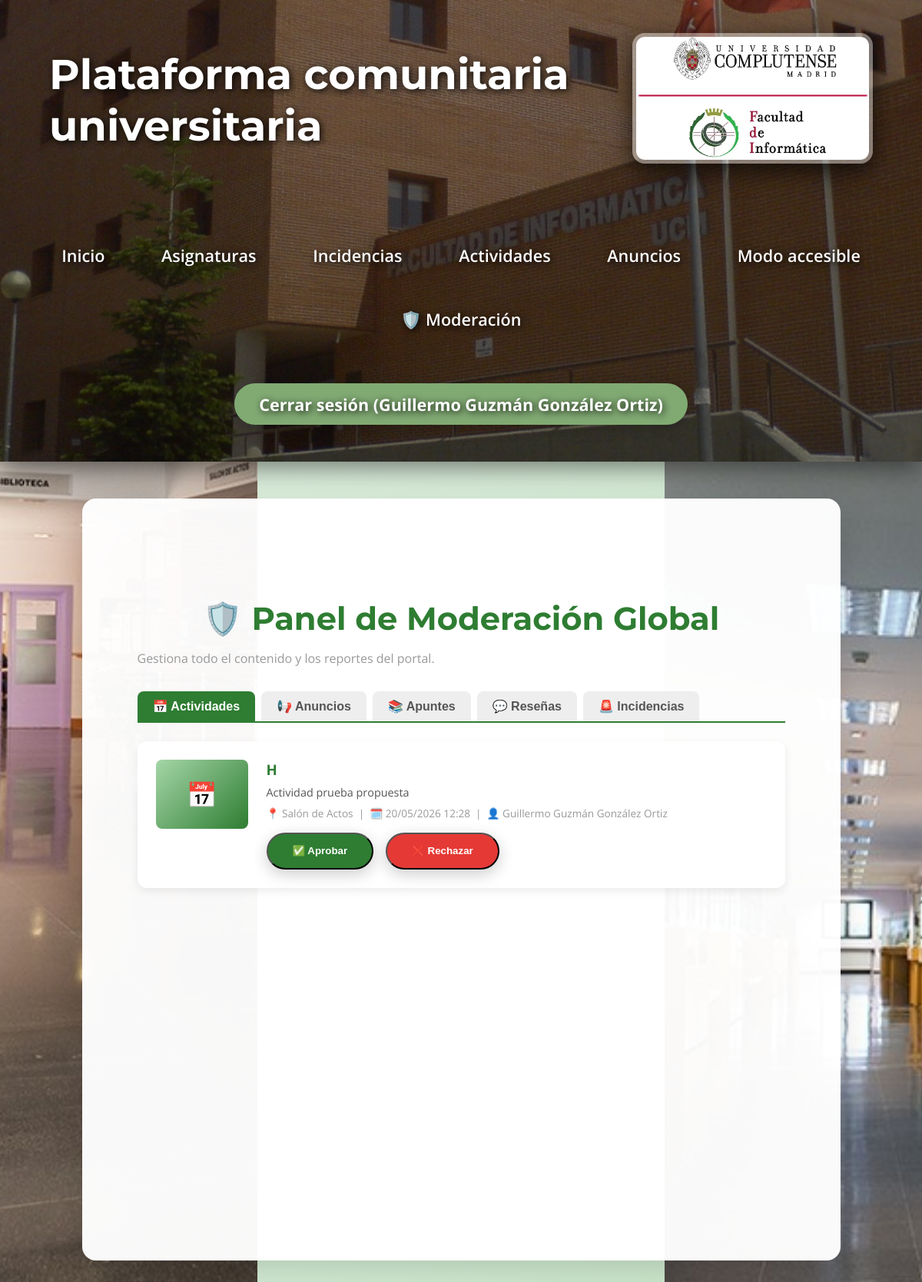
Page /moderacion (signed in) on the committed database.
### models.py (models this page shows, shortened)
class User(UserMixin, db.Model):
    __tablename__ = "users"
    id = db.Column(db.Integer, primary_key=True)
    email = db.Column(db.String(120), unique=True, nullable=False)
    name = db.Column(db.String(100), nullable=False)
    role = db.Column(db.String(20), nullable=False, default="estudiante")
    password_hash = db.Column(db.String(200), nullable=True)

class Activity(db.Model):
    __tablename__ = "activities"
    id = db.Column(db.Integer, primary_key=True)
    title = db.Column(db.String(200), nullable=False)
    description = db.Column(db.Text, nullable=False)
    date = db.Column(db.DateTime, nullable=False)
    location = db.Column(db.String(200), nullable=False)
    image_filename = db.Column(db.String(255), nullable=True)
    capacity = db.Column(db.Integer, nullable=True)
    status = db.Column(db.String(20), nullable=False, default="pendiente")  # pendiente / aprobada / rechazada
    created_at = db.Column(db.DateTime, default=datetime.utcnow)
    user_id = db.Column(db.Integer, db.ForeignKey("users.id"), nullable=False)
    user = db.relationship("User", backref="activities")
    registrations = db.relationship("ActivityRegistration", backref="activity", lazy=True, cascade="all, delete-orphan")
    likes = db.relationship("ActivityLike", backref="activity", lazy=True, cascade="all, delete-orphan")
    comments = db.relationship("ActivityComment", backref="activity", lazy=True, cascade="all, delete-orphan")

### app.py (the view)
@app.route("/moderacion")
@login_required
def moderation_panel():
    if current_user.role != 'admin':
        abort(403)
    pendientes_actividades = Activity.query.filter_by(status='pendiente').order_by(Activity.created_at.desc()).all()
    pendientes_anuncios = Announcement.query.filter_by(status='pendiente').order_by(Announcement.created_at.desc()).all()
    pendientes_docs = Document.query.filter_by(status='pendiente').order_by(Document.uploaded_at.desc()).all()
    pendientes_reviews = Review.query.filter_by(status='pendiente').order_by(Review.created_at.desc()).all()
    incidencias_abiertas = Incident.query.filter(Incident.status != 'Cerrada').order_by(Incident.created_at.desc()).all()
    return render_template("moderation.html",
                           actividades=pendientes_actividades,
                           anuncios=pendientes_anuncios,
                           documentos=pendientes_docs,
                           resenas=pendientes_reviews,
                           incidencias=incidencias_abiertas)

### app.py (called while the page is built)
@login_manager.user_loader
def load_user(user_id):
    return db.session.get(User, int(user_id))

### templates/moderation.html (shortened to what this page needs)
{% extends "base.html" %}
{% block custom_css %}
<link rel="stylesheet" href="{{ url_for('static', filename='css/moderation.css') }}">
{% endblock %}
{% block content %}
<div class="tab-container">
    <h2 style="color: #2e7d32; margin-bottom: 0.5rem;">🛡️ Panel de Moderación Global</h2>
    <p style="color: #999; margin-bottom: 2rem;">Gestiona todo el contenido y los reportes del portal.</p>
    <div class="tab-buttons">
        <button class="tab-btn active" onclick="openTab('actividades', this)">📅 Actividades</button>
        <button class="tab-btn" onclick="openTab('anuncios', this)">📢 Anuncios</button>
        <button class="tab-btn" onclick="openTab('apuntes', this)">📚 Apuntes</button>
        <button class="tab-btn" onclick="openTab('resenas', this)">💬 Reseñas</button>
        <button class="tab-btn" onclick="openTab('incidencias', this)">🚨 Incidencias</button>
    </div>
    <div id="actividades" class="tab-content active">
        {% if actividades %}
            {% for activity in actividades %}
            <div class="card-mod" style="display: flex; gap: 1.5rem; align-items: flex-start;">
                {% if activity.image_filename %}
                    <img src="{{ url_for('static', filename='uploads/activities/' + activity.image_filename) }}" style="width: 120px; height: 90px; object-fit: cover; border-radius: 8px; flex-shrink: 0;">
                {% else %}
                    <div style="width: 120px; height: 90px; background: linear-gradient(135deg, #a5d6a7, #2e7d32); border-radius: 8px; display: flex; align-items: center; justify-content: center; font-size: 2rem; flex-shrink: 0;">📅</div>
                {% endif %}
                <div style="flex: 1;">
                    <h3 style="margin: 0 0 0.5rem 0; color: #2e7d32;">{{ activity.title }}</h3>
                    <p style="color: #555; margin: 0 0 0.5rem 0; font-size: 0.9rem;">{{ activity.description }}</p>
                    <p style="color: #999; font-size: 0.85rem; margin: 0 0 0.5rem 0;">
                        📍 {{ activity.location }} &nbsp;|&nbsp; 🗓️ {{ activity.date.strftime('%d/%m/%Y %H:%M') }} &nbsp;|&nbsp; 👤 {{ activity.user.name }}
                    </p>
                    <div style="display: flex; gap: 1rem; margin-top: 1rem;">
                        <form method="post" action="{{ url_for('activities.activity_moderar', activity_id=activity.id) }}">
                            <button type="submit" class="btn-create">✅ Aprobar</button>
                        </form>
                        <form method="post" action="{{ url_for('activities.activity_moderar', activity_id=activity.id) }}">
                            <button type="submit" class="btn-create" style="background: #e53935;">❌ Rechazar</button>
                        </form>
                    </div>
                </div>
            </div>
            {% endfor %}
        {% else %}
            <div style="text-align: center; padding: 3rem; color: #999;"><p style="font-size: 3rem;">✅</p><p>No hay actividades pendientes.</p></div>
        {% endif %}
    </div>
</div>
{% endblock %}

### templates/base.html (shortened to what this page needs)
<!DOCTYPE html>
<html lang="es">
<head>
    <link rel="stylesheet" href="{{ url_for('static', filename='css/global.css') }}?v=2">
    {% block custom_css %}{% endblock %}
</head>
<body>
    <header class="main-header">
        <div class="header-content">
            <h1>Plataforma comunitaria universitaria</h1>
            <a href="https://informatica.ucm.es" target="_blank">
                <img src="{{ url_for('static', filename='img/ucm.jpg') }}" alt="Facultad de Informática UCM" class="header-logo">
            </a>
        </div>
        <nav class="main-nav">
            <div class="nav-links">
                <a href="{{ url_for('home') }}">Inicio</a>
                <a href="{{ url_for('subjects.list_subjects') }}">Asignaturas</a>
                <a href="{{ url_for('incidents') }}">Incidencias</a>
                <a href="{{ url_for('activities.activities_list') }}">Actividades</a>
                <a href="{{ url_for('ads') }}">Anuncios</a>
                <a href="{{ url_for('accessible_mode') }}">Modo accesible</a>
                {% if current_user.is_authenticated and current_user.role == 'admin' %}
                    <a href="{{ url_for('moderation_panel') }}">🛡️ Moderación</a>
                {% endif %}
            </div>
            <div class="auth-links">
                {% if current_user.is_authenticated %}
                    <a href="{{ url_for('logout') }}">Cerrar sesión ({{ current_user.name }})</a>
                {% else %}
                    <a href="{{ url_for('login') }}">Iniciar sesión</a>
                {% endif %}
            </div>
        </nav>
    </header>
    <main>
        {% block content %}{% endblock %}
    </main>
</body>
</html>

### static/css/global.css (style rules this page uses)
body { font-family: 'Open Sans', sans-serif; background: linear-gradient(135deg, #e8f5e8 0%, #c8e6c9 100%); margin: 0; padding: 0; min-height: 100vh; color: #2e7d32; }
header h1, header nav a, header .auth-links a { color: rgb(255, 255, 255) !important; text-shadow: 2px 2px 10px rgba(0,0,0,0.9); position: relative; z-index: 2; }
header h1 { font-family: 'Montserrat', sans-serif; font-size: 3.4rem; font-weight: 700; margin: 0; }
nav { margin-top: 2rem; font-size: 1.35rem; display: flex; justify-content: center; align-items: center; flex-wrap: wrap; gap: 2.2rem; }
nav a { color: #e8f5e8; text-decoration: none; font-weight: 600; padding: 0.6rem 1.2rem; border-radius: 10px; transition: all 0.3s; }
.auth-links { display: flex; gap: 1.2rem; }
.auth-links a { background: rgb(129, 170, 115); color: #1b5e20; padding: 0.8rem 2rem; border-radius: 50px; font-weight: bold; box-shadow: 0 6px 18px rgba(0,0,0,0.2); transition: all 0.3s; }
header img { transition: all 0.4s ease; border: 4px solid rgba(255,255,255,0.3); border-radius: 16px; }
main { max-width: 875px; margin: 3rem auto; background: rgba(255,255,255,0.97); padding: 6rem 3.5rem; min-height: 100vh; border-radius: 18px; box-shadow: 0 12px 40px rgba(0,0,0,0.15); }
h2 { color: #1b5e20; font-family: 'Montserrat', sans-serif; font-size: 2.6rem; text-align: center; margin-bottom: 1.5rem; }
.btn-create { background: #2e7d32; color: white; padding: 0.9rem 2rem; border-radius: 50px; text-decoration: none; font-weight: bold; box-shadow: 0 6px 20px rgba(0,0,0,0.2); transition: all 0.3s; }
body::before, body::after { content: ""; position: fixed; top: 0; width: 335px; height: 100%; background-repeat: no-repeat; background-position: center top; background-size: cover; z-index: 0; }
body::before { left: 0; background-image: url('../img/hall.jpg'); }
body::after { right: 0; background-image: url('../img/pasillo.jpg'); }
main, header, nav { position: relative; z-index: 1; }
.main-header { background: linear-gradient(rgba(0,0,0,0.45), rgba(0,0,0,0.55)), url('../img/ucm2.jpg') center top / cover no-repeat; min-height: 420px; padding: 0; position: relative; box-shadow: 0 8px 32px rgba(0,0,0,0.5); }
.header-content { display: flex; justify-content: space-between; align-items: center; padding: 2.5rem 4rem; background: transparent; height: 180px; position: relative; z-index: 2; }
.header-logo { height: 160px; width: auto; border-radius: 16px; box-shadow: 0 10px 30px rgba(0,0,0,0.7); border: 5px solid rgba(255,255,255,0.4); }
.main-nav { text-align: center; padding: 1rem 0 3rem 0; position: relative; z-index: 2; }
.nav-links { display: inline-flex; gap: 2.2rem; flex-wrap: wrap; justify-content: center; }
.auth-links { margin-top: 1.5rem; }

### static/css/moderation.css (style rules this page uses)
.tab-container { max-width: 900px; margin: 2rem auto; padding: 0 1rem; }
.tab-buttons { display: flex; gap: 0.5rem; border-bottom: 2px solid #2e7d32; margin-bottom: 1.5rem; flex-wrap: wrap; }
.tab-btn { padding: 10px 20px; cursor: pointer; background: #eee; border: none; border-radius: 8px 8px 0 0; font-weight: bold; color: #555; font-size: 1rem; transition: all 0.3s; }
.tab-btn.active { background: #2e7d32; color: white; }
.tab-content { display: none; }
.tab-content.active { display: block; }
.card-mod { background: #fff; border-radius: 12px; box-shadow: 0 4px 12px rgba(0,0,0,0.08); padding: 1.5rem; margin-bottom: 1.5rem; }

### rows in the picture
User: name "Guillermo Guzmán González Ortiz"
Activity: title "H", description "Actividad prueba propuesta", location "Salón de Actos", date "20/05/2026 12:28", user.name "Guillermo Guzmán González Ortiz"
